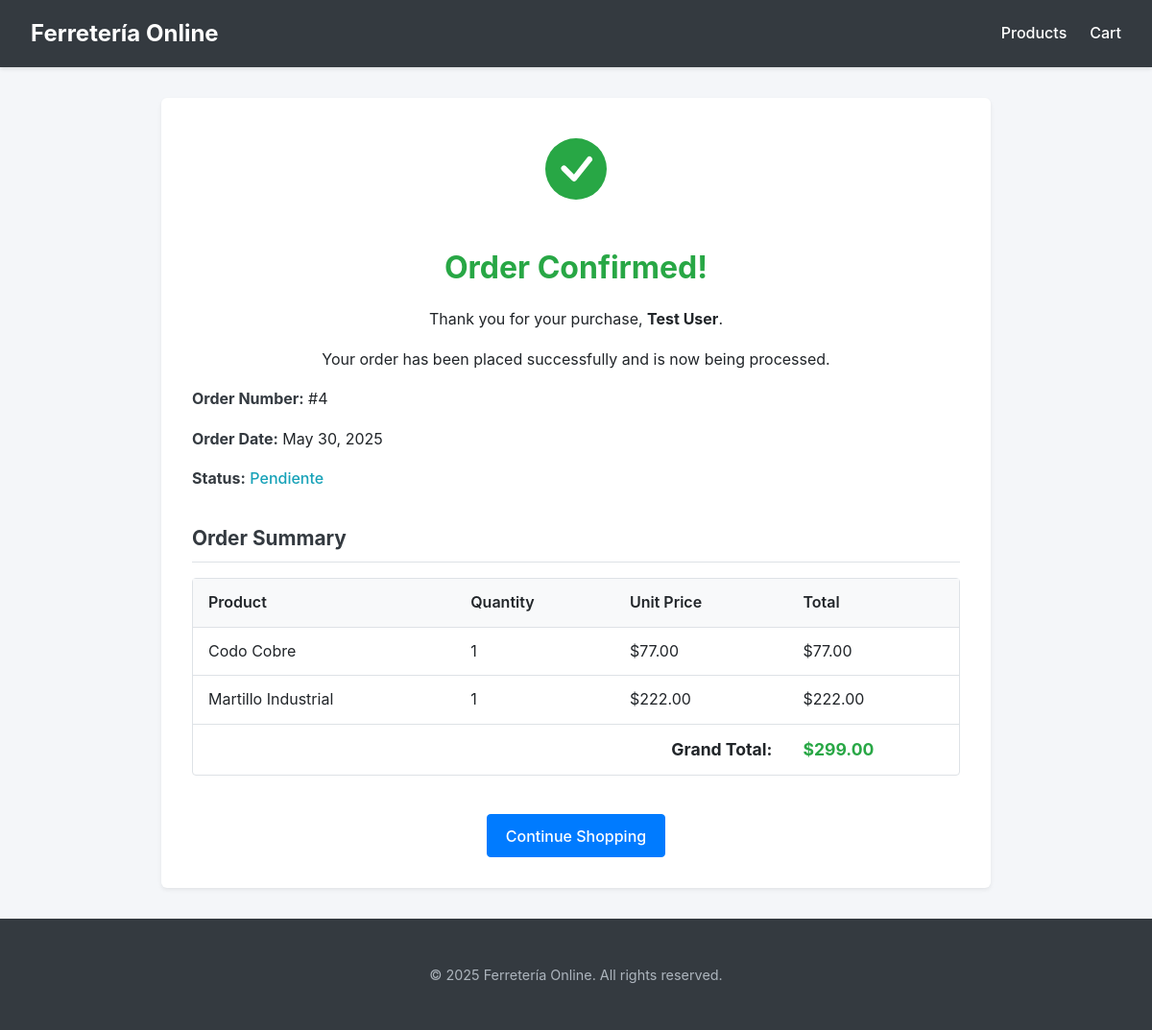
The app's page /order/confirmation/4/ with its own data.
### ferreteria/models.py (models this page shows, shortened)
class Orders(models.Model):
    idorders = models.AutoField(primary_key=True)
    idclients = models.ForeignKey(Clients, on_delete=models.PROTECT, db_column='idclients', null=True, blank=True, verbose_name="Client")
    order_date = models.DateField(null=True, blank=True, verbose_name="Order Date")
    state = models.CharField(max_length=45, null=True, blank=True, default='pending', verbose_name="State")
    class Meta:
        verbose_name = "Order"
        verbose_name_plural = "Orders"

class Clients(models.Model):
    idclients = models.AutoField(primary_key=True)
    name = models.CharField(max_length=45, null=True, blank=True, verbose_name="Name")
    lastname = models.CharField(max_length=45, null=True, blank=True, verbose_name="Last Name")
    email = models.EmailField(max_length=45, null=True, blank=True, unique=True)
    phone = models.CharField(max_length=45, null=True, blank=True, verbose_name="Phone")
    class Meta:
        verbose_name = "Client"
        verbose_name_plural = "Clients"

class OrderDetail(models.Model):
    idorder_detail = models.AutoField(primary_key=True)
    idorders = models.ForeignKey(Orders, on_delete=models.CASCADE, db_column='idorders', null=True, blank=True, verbose_name="Order")
    idproducts = models.ForeignKey(Products, on_delete=models.PROTECT, db_column='idproducts', null=True, blank=True, verbose_name="Product")
    quantity = models.IntegerField(null=True, blank=True, verbose_name="Quantity")
    unit_price = models.DecimalField(max_digits=10, decimal_places=2, null=True, blank=True, verbose_name="Unit Price")
    class Meta:
        verbose_name = "Order Detail"
        verbose_name_plural = "Order Details"

class Products(models.Model):
    idproducts = models.AutoField(primary_key=True)
    name = models.CharField(max_length=45)
    description = models.CharField(max_length=255, null=True, blank=True)
    price = models.DecimalField(max_digits=10, decimal_places=2, null=True, blank=True)
    cost = models.DecimalField(max_digits=10, decimal_places=2, null=True, blank=True)
    stock = models.IntegerField(null=True, blank=True)
    idcategories = models.ForeignKey(Categories, on_delete=models.PROTECT, db_column='idcategories', null=True, blank=True, verbose_name="Category")
    image = models.ImageField(upload_to='products_images/', null=True, blank=True, verbose_name="Image")
    class Meta:
        verbose_name = "Product"
        verbose_name_plural = "Products"

### ferreteria/views.py (the view)
# urls.py: path('order/confirmation/<int:order_id>/', views.order_confirmation, name='order_confirmation'), # Nueva para confirmación
def order_confirmation(request, order_id):
    order = get_object_or_404(Orders, idorders=order_id)
    client = get_current_client(request) # Asume que esta función existe y funciona
    if order.idclients != client:
        messages.error(request, "You are not authorized to view this order confirmation.")
        return redirect('product_list') # O a donde consideres apropiado
    order_details_queryset = OrderDetail.objects.filter(idorders=order).select_related('idproducts')
    processed_order_details = []
    total_order_price = 0
    for detail in order_details_queryset:
        detail.total_item_price = detail.quantity * detail.unit_price # Calcula el total por ítem
        total_order_price += detail.total_item_price
        processed_order_details.append(detail)
    header_cart_item_count = 0
    if client: # Solo si tenemos un cliente
        header_cart_item_count = Cart.objects.filter(idclient=client).aggregate(total_quantity=Sum('quantity'))['total_quantity'] or 0
    context = {
        'order': order,
        'order_details': processed_order_details,
        'total_order_price': total_order_price,
        'cart_item_count': header_cart_item_count, # << AÑADIR ESTO PARA LA CABECERA
    }
    return render(request, 'ferreteria/order_confirmation.html', context)

### ferreteria/views.py (called while the page is built)
def get_current_client(request):
    try:
        return Clients.objects.get(idclients=1)
    except Clients.DoesNotExist:
        messages.error(request, "Client profile not found. Please log in or register. (Using fallback default client)")
        client, _ = Clients.objects.get_or_create(
            idclients=1, # O deja que AutoField maneje esto y luego guárdalo en sesión
            defaults={'name': "Default", 'lastname': "Client", 'email': "default@example.com"}
        )
        return client

### ferreteria/templates/ferreteria/order_confirmation.html (shortened to what this page needs)
<!DOCTYPE html>
<html lang="en">
<head>
</head>
<body>
    <header>
        <nav>
            <a href="{% url 'product_list' %}" class="brand-logo">Ferretería Online</a>
            <ul>
                <li><a href="{% url 'product_list' %}">Products</a></li>
                <li>
                    <a href="{% url 'view_cart' %}">
                        Cart
                    </a>
                </li>
            </ul>
        </nav>
    </header>
    <main class="main-content">
        <div class="confirmation-icon">
        </div>
        <h1>Order Confirmed!</h1>
        <p>Thank you for your purchase, <strong>{{ order.idclients.name }} {{ order.idclients.lastname }}</strong>.</p>
        <p>Your order has been placed successfully and is now being processed.</p>
        <div class="order-details-text">
            <p><strong>Order Number:</strong> #{{ order.idorders }}</p>
            <p><strong>Order Date:</strong> {{ order.order_date|date:"F d, Y" }}</p> <p><strong>Status:</strong> <span style="text-transform: capitalize; font-weight:500; color: var(--info-color);">{{ order.state }}</span></p>
        </div>
        <h2>Order Summary</h2>
        <table class="summary-table">
            <thead>
                <tr>
                    <th>Product</th>
                    <th>Quantity</th>
                    <th>Unit Price</th>
                    <th>Total</th>
                </tr>
            </thead>
            <tbody>
                {% for detail in order_details %}
                <tr>
                    <td>{{ detail.idproducts.name }}</td>
                    <td>{{ detail.quantity }}</td>
                    <td>${{ detail.unit_price|floatformat:2 }}</td>
                    <td>${{ detail.total_item_price|floatformat:2 }}</td> </tr>
                {% endfor %}
                <tr class="total-row">
                    <td colspan="3" style="text-align:right;"><strong>Grand Total:</strong></td>
                    <td><strong class="grand-total">${{ total_order_price|floatformat:2 }}</strong></td>
                </tr>
            </tbody>
        </table>
        <div class="actions">
            <a href="{% url 'product_list' %}" class="btn">Continue Shopping</a>
            </div>
    </main>
    <footer>
        <p>&copy; {% now "Y" %} Ferretería Online. All rights reserved.</p>
    </footer>
</body>
</html>

### ferreteria/templates/ferreteria/order_confirmation.html (style rules this page uses)
:root { --primary-color: #007bff; --secondary-color: #6c757d; --success-color: #28a745; --danger-color: #dc3545; --info-color: #17a2b8; --light-gray: #f8f9fa; --dark-gray: #343a40; --border-color: #dee2e6; --text-color: #212529; --link-hover-color: #0056b3; --card-shadow: 0 0.125rem 0.25rem rgba(0, 0, 0, 0.075); }
body { font-family: -apple-system, BlinkMacSystemFont, "Segoe UI", Roboto, "Helvetica Neue", Arial, sans-serif; margin: 0; background-color: #f4f6f9; color: var(--text-color); line-height: 1.6; }
header { background-color: var(--dark-gray); color: white; padding: 1rem 2rem; box-shadow: 0 2px 4px rgba(0,0,0,0.1); position: sticky; top: 0; z-index: 1000; }
nav { display: flex; justify-content: space-between; align-items: center; max-width: 1200px; margin: 0 auto; }
nav .brand-logo { font-size: 1.5rem; font-weight: bold; color: white; text-decoration: none; }
nav ul { list-style: none; padding: 0; margin: 0; display: flex; }
nav ul li { margin-left: 1.5rem; }
nav ul li a { color: white; text-decoration: none; font-weight: 500; padding: 0.5rem 0; position: relative; }
.main-content { max-width: 800px; margin: 2rem auto; padding: 2rem; background-color: white; border-radius: 0.375rem; box-shadow: var(--card-shadow); text-align: center; }
.confirmation-icon { font-size: 4rem; color: var(--success-color); margin-bottom: 1rem; }
.main-content h1 { font-size: 2rem; color: var(--success-color); margin-top: 0; margin-bottom: 1rem; }
.main-content h2 { font-size: 1.3rem; color: var(--dark-gray); margin-top: 2rem; margin-bottom: 1rem; text-align: left; border-bottom: 1px solid var(--border-color); padding-bottom: 0.5rem; }
.order-details-text p { margin-bottom: 0.5rem; font-size: 1rem; text-align: left; }
.order-details-text strong { color: var(--dark-gray); }
.summary-table { width: 100%; border-collapse: separate; border-spacing: 0; margin-top: 1rem; border: 1px solid var(--border-color); border-radius: .25rem; }
.summary-table th, .summary-table td { padding: 0.75rem 1rem; text-align: left; border-bottom: 1px solid var(--border-color); }
.summary-table th { background-color: var(--light-gray); font-weight: 600; }
.summary-table tr:last-child td { border-bottom: none; }
.summary-table .total-row td { font-weight: bold; font-size: 1.1rem; }
.summary-table .grand-total { color: var(--success-color); }
.actions { margin-top: 2.5rem; }
.btn { display: inline-block; font-weight: 500; color: white; text-align: center; vertical-align: middle; cursor: pointer; background-color: var(--primary-color); border: 1px solid var(--primary-color); padding: 0.6rem 1.2rem; font-size: 1rem; line-height: 1.5; border-radius: 0.25rem; text-decoration: none; transition: background-color 0.15s ease-in-out, border-color 0.15s ease-in-out; }
footer { text-align: center; padding: 2rem; margin-top: 2rem; background-color: var(--dark-gray); color: #adb5bd; font-size: 0.9rem; }

### records on screen
Orders: idclients.name "Test", idclients.lastname "User", idorders "4", order_date "May 30, 2025", state "Pendiente"
OrderDetail: idproducts.name "Codo Cobre", quantity "1", unit_price "77.00", total_item_price "77.00"
OrderDetail: idproducts.name "Martillo Industrial", quantity "1", unit_price "222.00", total_item_price "222.00"

### other values on screen
{{ total_order_price|floatformat:2 }} "299.00"
